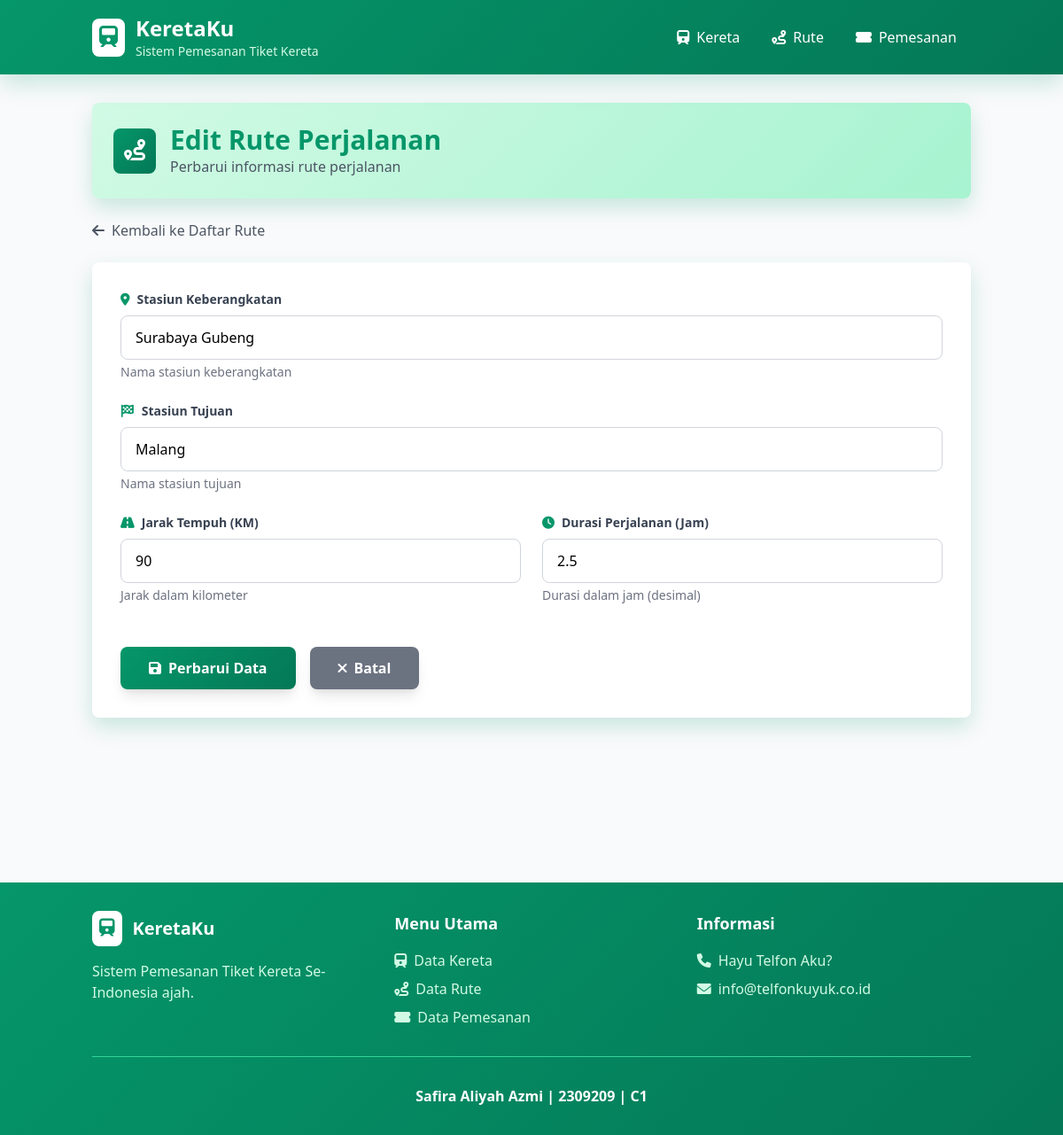
Screenshot of /index.php?entity=route&action=edit&id=4 with the database file from the repository.
### tables this page shows
CREATE TABLE `routes` (
  `id` int(11) NOT NULL,
  `departure_station` varchar(100) NOT NULL,
  `arrival_station` varchar(100) NOT NULL,
  `distance_km` int(11) NOT NULL,
  `duration_hours` decimal(3,1) NOT NULL,
  `created_at` timestamp NOT NULL DEFAULT current_timestamp()
);

### viewmodel/RouteViewModel.php (called while the page is built, shortened)
<?php
require_once 'model/Route.php';
class RouteViewModel {
    private $route;
    public function __construct() {
        $this->route = new Route();
    }
    public function getRouteById($id) {
        $this->route->id = $id;
        return $this->route->readOne();
    }
}

### model/Route.php (called while the page is built, shortened)
<?php
require_once 'config/Database.php';
class Route {
    private $conn;
    private $table = "routes";
    public $id;
    public function __construct() {
        $database = new Database();
        $this->conn = $database->getConnection();
    }
    public function readOne() {
        $query = "SELECT * FROM " . $this->table . " WHERE id = :id";
        $stmt = $this->conn->prepare($query);
        $stmt->bindParam(':id', $this->id);
        $stmt->execute();
        return $stmt->fetch();
    }
}

### config/Database.php (called while the page is built, shortened)
<?php
class Database {
    private $host = "localhost";
    private $username = "root";
    private $password = "";
    private $database = "train_booking_system";
    public function getConnection() {
        $this->conn = null;
        try {
            $this->conn = new PDO("mysql:host=" . $this->host . ";dbname=" . $this->database, $this->username, $this->password);
            $this->conn->setAttribute(PDO::ATTR_ERRMODE, PDO::ERRMODE_EXCEPTION);
        } catch(PDOException $e) {
            echo "Connection error: " . $e->getMessage();
        }
        return $this->conn;
    }
}
?>

### views/route/route_form.php (the view, shortened to what this page needs)
<?php
require_once 'views/template/header.php';
?>
<div class="bg-train-light rounded-lg p-6 mb-6 shadow-train">
    <div class="flex items-center">
        <div class="bg-train-green text-white p-3 rounded-lg mr-4">
            <i class="fas fa-route text-2xl"></i>
        </div>
        <div>
            <h2 class="text-3xl font-bold text-train-green">
                <?php echo isset($route) ? 'Edit Rute Perjalanan' : 'Tambah Rute Baru'; ?>
            </h2>
            <p class="text-gray-600">
                <?php echo isset($route) ? 'Perbarui informasi rute perjalanan' : 'Lengkapi data rute perjalanan yang akan ditambahkan'; ?>
            </p>
        </div>
    </div>
</div>
<div class="mb-6">
    <a href="index.php?entity=route" class="text-gray-600 hover:text-train-green transition duration-200 inline-flex items-center space-x-2">
        <i class="fas fa-arrow-left"></i>
        <span>Kembali ke Daftar Rute</span>
    </a>
</div>
<div class="bg-white rounded-lg shadow-train p-8">
    <form action="index.php?entity=route&action=<?php echo isset($route) ? 'update&id=' . $route['id'] : 'save'; ?>" method="POST" class="space-y-6">
        <div>
            <label class="block text-sm font-semibold text-gray-700 mb-2">
                <i class="fas fa-map-marker-alt text-train-green mr-2"></i>Stasiun Keberangkatan
            </label>
            <input type="text"
                   name="departure_station"
                   value="<?php echo isset($route) ? htmlspecialchars($route['departure_station']) : ''; ?>"
                   class="w-full px-4 py-3 border border-gray-300 rounded-lg focus:ring-2 focus:ring-green-500 focus:border-transparent transition duration-200"
                   placeholder="Contoh: Jakarta Gambir"
                   required>
            <p class="text-sm text-gray-500 mt-1">Nama stasiun keberangkatan</p>
        </div>
        <div>
            <label class="block text-sm font-semibold text-gray-700 mb-2">
                <i class="fas fa-flag-checkered text-train-green mr-2"></i>Stasiun Tujuan
            </label>
            <input type="text"
                   name="arrival_station"
                   value="<?php echo isset($route) ? htmlspecialchars($route['arrival_station']) : ''; ?>"
                   class="w-full px-4 py-3 border border-gray-300 rounded-lg focus:ring-2 focus:ring-green-500 focus:border-transparent transition duration-200"
                   placeholder="Contoh: Surabaya Gubeng"
                   required>
            <p class="text-sm text-gray-500 mt-1">Nama stasiun tujuan</p>
        </div>
        <div class="grid grid-cols-1 md:grid-cols-2 gap-6">
            <div>
                <label class="block text-sm font-semibold text-gray-700 mb-2">
                    <i class="fas fa-road text-train-green mr-2"></i>Jarak Tempuh (KM)
                </label>
                <input type="number"
                       name="distance_km"
                       value="<?php echo isset($route) ? htmlspecialchars($route['distance_km']) : ''; ?>"
                       class="w-full px-4 py-3 border border-gray-300 rounded-lg focus:ring-2 focus:ring-green-500 focus:border-transparent transition duration-200"
                       placeholder="Contoh: 725"
                       min="1"
                       max="2000"
                       required>
                <p class="text-sm text-gray-500 mt-1">Jarak dalam kilometer</p>
            </div>
            <div>
                <label class="block text-sm font-semibold text-gray-700 mb-2">
                    <i class="fas fa-clock text-train-green mr-2"></i>Durasi Perjalanan (Jam)
                </label>
                <input type="number"
                       name="duration_hours"
                       value="<?php echo isset($route) ? htmlspecialchars($route['duration_hours']) : ''; ?>"
                       class="w-full px-4 py-3 border border-gray-300 rounded-lg focus:ring-2 focus:ring-green-500 focus:border-transparent transition duration-200"
                       placeholder="Contoh: 8.5"
                       min="0.1"
                       max="24"
                       step="0.1"
                       required>
                <p class="text-sm text-gray-500 mt-1">Durasi dalam jam (desimal)</p>
            </div>
        </div>
        <div class="flex space-x-4 pt-6">
            <button type="submit"
                    class="bg-train-green text-white px-8 py-3 rounded-lg hover-train-green transition duration-200 shadow-lg font-semibold inline-flex items-center space-x-2">
                <i class="fas fa-save"></i>
                <span><?php echo isset($route) ? 'Perbarui Data' : 'Simpan Data'; ?></span>
            </button>
            <a href="index.php?entity=route"
               class="bg-gray-500 text-white px-8 py-3 rounded-lg hover:bg-gray-600 transition duration-200 shadow-lg font-semibold inline-flex items-center space-x-2">
                <i class="fas fa-times"></i>
                <span>Batal</span>
            </a>
        </div>
    </form>
</div>
<?php
require_once 'views/template/footer.php';
?>

### views/template/header.php (style rules this page uses)
.bg-train-green { background: linear-gradient(135deg, #059669 0%, #047857 100%); }
.bg-train-light { background: linear-gradient(135deg, #d1fae5 0%, #a7f3d0 100%); }
.text-train-green { color: #059669; }
.shadow-train { box-shadow: 0 10px 25px rgba(5, 150, 105, 0.2); }

### rows the page displays
routes: departure_station "Surabaya Gubeng", arrival_station "Malang", distance_km "90", duration_hours "2.5"
